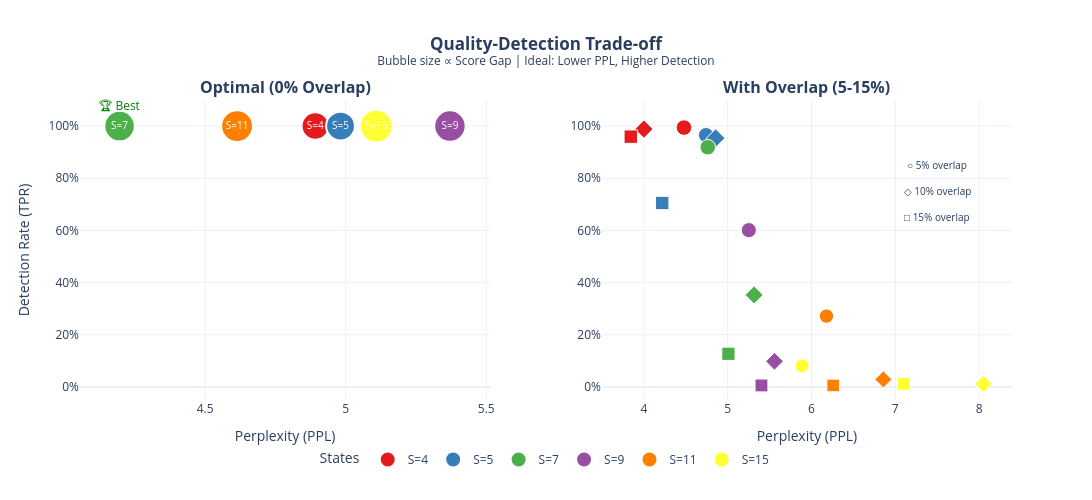

Notebook cell for this chart:
### Markdown cell above
## 5. Quality-Detection Trade-off

Comparing perplexity (text quality) vs detection rate across configurations.

### Code cell
# Create 2x1 subplot for cleaner PPL vs Detection Rate trade-off
from plotly.subplots import make_subplots

df_plot = df[df['num_states'] >= 4].copy()
df_plot['config_label'] = 'S=' + df_plot['num_states'].astype(str) + ', ρ=' + df_plot['overlap_pct']

# Split data: 0% overlap vs higher overlap
df_optimal = df_plot[df_plot['overlap'] == 0.0].copy()
df_degraded = df_plot[df_plot['overlap'] > 0.0].copy()

# Create 2x1 subplots
fig = make_subplots(
    rows=1, cols=2,
    subplot_titles=('<b>Optimal (0% Overlap)</b>', '<b>With Overlap (5-15%)</b>'),
    horizontal_spacing=0.12
)

# Color scale for states
colors = px.colors.qualitative.Set1
state_colors = {4: colors[0], 5: colors[1], 7: colors[2], 9: colors[3], 11: colors[4], 15: colors[5]}

# Left panel: 0% overlap configurations
for i, (_, row) in enumerate(df_optimal.iterrows()):
    s = int(row['num_states'])
    fig.add_trace(
        go.Scatter(
            x=[row['wm_ppl_avg']],
            y=[row['wm_tpr']],
            mode='markers+text',
            marker=dict(size=20 + row['gap']*15, color=state_colors[s], line=dict(width=2, color='white')),
            text=[f"S={s}"],
            textposition='middle center',
            textfont=dict(size=10, color='white'),
            name=f'S={s}',
            legendgroup=f'S={s}',
            showlegend=True,
            hovertemplate=f"<b>{row['config_label']}</b><br>PPL: {row['wm_ppl_avg']:.2f}<br>TPR: {row['wm_tpr']:.0%}<br>Gap: {row['gap']:.2f}<extra></extra>"
        ),
        row=1, col=1
    )

# Highlight optimal (S=7)
optimal = df_optimal[df_optimal['num_states'] == 7].iloc[0]
fig.add_annotation(
    x=optimal['wm_ppl_avg'],
    y=optimal['wm_tpr'] + 0.08,
    text="🏆 Best",
    showarrow=False,
    font=dict(size=12, color='green'),
    row=1, col=1
)

# Right panel: configurations with overlap
overlap_symbols = {'5%': 'circle', '10%': 'diamond', '15%': 'square'}
for _, row in df_degraded.iterrows():
    s = int(row['num_states'])
    fig.add_trace(
        go.Scatter(
            x=[row['wm_ppl_avg']],
            y=[row['wm_tpr']],
            mode='markers',
            marker=dict(
                size=12 + row['gap']*10,
                color=state_colors[s],
                symbol=overlap_symbols.get(row['overlap_pct'], 'circle'),
                line=dict(width=1, color='white')
            ),
            name=f'S={s}, ρ={row["overlap_pct"]}',
            legendgroup=f'S={s}',
            showlegend=False,
            hovertemplate=f"<b>{row['config_label']}</b><br>PPL: {row['wm_ppl_avg']:.2f}<br>TPR: {row['wm_tpr']:.0%}<br>Gap: {row['gap']:.2f}<extra></extra>"
        ),
        row=1, col=2
    )

# Add overlap legend annotations on right panel
fig.add_annotation(x=7.5, y=0.85, text="○ 5% overlap", showarrow=False, font=dict(size=10), row=1, col=2)
fig.add_annotation(x=7.5, y=0.75, text="◇ 10% overlap", showarrow=False, font=dict(size=10), row=1, col=2)
fig.add_annotation(x=7.5, y=0.65, text="□ 15% overlap", showarrow=False, font=dict(size=10), row=1, col=2)

# Update axes
fig.update_xaxes(title_text='Perplexity (PPL)', row=1, col=1)
fig.update_xaxes(title_text='Perplexity (PPL)', row=1, col=2)
fig.update_yaxes(title_text='Detection Rate (TPR)', tickformat=',.0%', range=[-0.05, 1.1], row=1, col=1)
fig.update_yaxes(tickformat=',.0%', range=[-0.05, 1.1], row=1, col=2)

fig.update_layout(
    title=dict(
        text='<b>Quality-Detection Trade-off</b><br><sup>Bubble size ∝ Score Gap | Ideal: Lower PPL, Higher Detection</sup>',
        x=0.5
    ),
    template='plotly_white',
    height=500,
    width=1100,
    legend=dict(
        title='States',
        orientation='h',
        yanchor='top',
        y=-0.15,
        xanchor='center',
        x=0.5
    ),
    margin=dict(b=100)
)

fig.write_image(f'{PICTURES_DIR}/ppl_detection_tradeoff.png', scale=2)
fig.show()

### Figure 1 — Plotly figure (JSON) as saved in the notebook; plotly's stock layout.template omitted (floating-point values rounded to 4 significant figures)
{"data": [{"hovertemplate": "<b>S=4, ρ=0%</b><br>PPL: 4.89<br>TPR: 100%<br>Gap: 0.50<extra></extra>", "legendgroup": "S=4", "marker": {"color": "rgb(228,26,28)", "line": {"color": "white", "width": 2}, "size": 27.5}, "mode": "markers+text", "name": "S=4", "showlegend": true, "text": ["S=4"], "textfont": {"color": "white", "size": 10}, "textposition": "middle center", "type": "scatter", "x": [4.892], "xaxis": "x", "y": [1], "yaxis": "y"}, {"hovertemplate": "<b>S=5, ρ=0%</b><br>PPL: 4.98<br>TPR: 100%<br>Gap: 0.59<extra></extra>", "legendgroup": "S=5", "marker": {"color": "rgb(55,126,184)", "line": {"color": "white", "width": 2}, "size": 28.84}, "mode": "markers+text", "name": "S=5", "showlegend": true, "text": ["S=5"], "textfont": {"color": "white", "size": 10}, "textposition": "middle center", "type": "scatter", "x": [4.982], "xaxis": "x", "y": [1], "yaxis": "y"}, {"hovertemplate": "<b>S=7, ρ=0%</b><br>PPL: 4.20<br>TPR: 100%<br>Gap: 0.70<extra></extra>", "legendgroup": "S=7", "marker": {"color": "rgb(77,175,74)", "line": {"color": "white", "width": 2}, "size": 30.51}, "mode": "markers+text", "name": "S=7", "showlegend": true, "text": ["S=7"], "textfont": {"color": "white", "size": 10}, "textposition": "middle center", "type": "scatter", "x": [4.196], "xaxis": "x", "y": [1], "yaxis": "y"}, {"hovertemplate": "<b>S=9, ρ=0%</b><br>PPL: 5.37<br>TPR: 100%<br>Gap: 0.76<extra></extra>", "legendgroup": "S=9", "marker": {"color": "rgb(152,78,163)", "line": {"color": "white", "width": 2}, "size": 31.44}, "mode": "markers+text", "name": "S=9", "showlegend": true, "text": ["S=9"], "textfont": {"color": "white", "size": 10}, "textposition": "middle center", "type": "scatter", "x": [5.371], "xaxis": "x", "y": [1], "yaxis": "y"}, {"hovertemplate": "<b>S=11, ρ=0%</b><br>PPL: 4.61<br>TPR: 100%<br>Gap: 0.79<extra></extra>", "legendgroup": "S=11", "marker": {"color": "rgb(255,127,0)", "line": {"color": "white", "width": 2}, "size": 31.86}, "mode": "markers+text", "name": "S=11", "showlegend": true, "text": ["S=11"], "textfont": {"color": "white", "size": 10}, "textposition": "middle center", "type": "scatter", "x": [4.614], "xaxis": "x", "y": [1], "yaxis": "y"}, {"hovertemplate": "<b>S=15, ρ=0%</b><br>PPL: 5.11<br>TPR: 100%<br>Gap: 0.85<extra></extra>", "legendgroup": "S=15", "marker": {"color": "rgb(255,255,51)", "line": {"color": "white", "width": 2}, "size": 32.75}, "mode": "markers+text", "name": "S=15", "showlegend": true, "text": ["S=15"], "textfont": {"color": "white", "size": 10}, "textposition": "middle center", "type": "scatter", "x": [5.109], "xaxis": "x", "y": [1], "yaxis": "y"}, {"hovertemplate": "<b>S=4, ρ=5%</b><br>PPL: 4.48<br>TPR: 99%<br>Gap: 0.35<extra></extra>", "legendgroup": "S=4", "marker": {"color": "rgb(228,26,28)", "line": {"color": "white", "width": 1}, "size": 15.53, "symbol": "circle"}, "mode": "markers", "name": "S=4, ρ=5%", "showlegend": false, "type": "scatter", "x": [4.478], "xaxis": "x2", "y": [0.9942], "yaxis": "y2"}, {"hovertemplate": "<b>S=4, ρ=10%</b><br>PPL: 4.00<br>TPR: 99%<br>Gap: 0.21<extra></extra>", "legendgroup": "S=4", "marker": {"color": "rgb(228,26,28)", "line": {"color": "white", "width": 1}, "size": 14.07, "symbol": "diamond"}, "mode": "markers", "name": "S=4, ρ=10%", "showlegend": false, "type": "scatter", "x": [3.999], "xaxis": "x2", "y": [0.9884], "yaxis": "y2"}, {"hovertemplate": "<b>S=4, ρ=15%</b><br>PPL: 3.84<br>TPR: 96%<br>Gap: 0.14<extra></extra>", "legendgroup": "S=4", "marker": {"color": "rgb(228,26,28)", "line": {"color": "white", "width": 1}, "size": 13.37, "symbol": "square"}, "mode": "markers", "name": "S=4, ρ=15%", "showlegend": false, "type": "scatter", "x": [3.843], "xaxis": "x2", "y": [0.9595], "yaxis": "y2"}, {"hovertemplate": "<b>S=5, ρ=5%</b><br>PPL: 4.74<br>TPR: 97%<br>Gap: 0.32<extra></extra>", "legendgroup": "S=5", "marker": {"color": "rgb(55,126,184)", "line": {"color": "white", "width": 1}, "size": 15.24, "symbol": "circle"}, "mode": "markers", "name": "S=5, ρ=5%", "showlegend": false, "type": "scatter", "x": [4.741], "xaxis": "x2", "y": [0.9653], "yaxis": "y2"}, {"hovertemplate": "<b>S=5, ρ=10%</b><br>PPL: 4.86<br>TPR: 95%<br>Gap: 0.24<extra></extra>", "legendgroup": "S=5", "marker": {"color": "rgb(55,126,184)", "line": {"color": "white", "width": 1}, "size": 14.37, "symbol": "diamond"}, "mode": "markers", "name": "S=5, ρ=10%", "showlegend": false, "type": "scatter", "x": [4.856], "xaxis": "x2", "y": [0.9538], "yaxis": "y2"}, {"hovertemplate": "<b>S=5, ρ=15%</b><br>PPL: 4.22<br>TPR: 71%<br>Gap: 0.14<extra></extra>", "legendgroup": "S=5", "marker": {"color": "rgb(55,126,184)", "line": {"color": "white", "width": 1}, "size": 13.4, "symbol": "square"}, "mode": "markers", "name": "S=5, ρ=15%", "showlegend": false, "type": "scatter", "x": [4.218], "xaxis": "x2", "y": [0.7052], "yaxis": "y2"}, {"hovertemplate": "<b>S=7, ρ=5%</b><br>PPL: 4.76<br>TPR: 92%<br>Gap: 0.35<extra></extra>", "legendgroup": "S=7", "marker": {"color": "rgb(77,175,74)", "line": {"color": "white", "width": 1}, "size": 15.53, "symbol": "circle"}, "mode": "markers", "name": "S=7, ρ=5%", "showlegend": false, "type": "scatter", "x": [4.762], "xaxis": "x2", "y": [0.9191], "yaxis": "y2"}, {"hovertemplate": "<b>S=7, ρ=10%</b><br>PPL: 5.32<br>TPR: 35%<br>Gap: 0.19<extra></extra>", "legendgroup": "S=7", "marker": {"color": "rgb(77,175,74)", "line": {"color": "white", "width": 1}, "size": 13.87, "symbol": "diamond"}, "mode": "markers", "name": "S=7, ρ=10%", "showlegend": false, "type": "scatter", "x": [5.315], "xaxis": "x2", "y": [0.3526], "yaxis": "y2"}, {"hovertemplate": "<b>S=7, ρ=15%</b><br>PPL: 5.01<br>TPR: 13%<br>Gap: 0.12<extra></extra>", "legendgroup": "S=7", "marker": {"color": "rgb(77,175,74)", "line": {"color": "white", "width": 1}, "size": 13.24, "symbol": "square"}, "mode": "markers", "name": "S=7, ρ=15%", "showlegend": false, "type": "scatter", "x": [5.008], "xaxis": "x2", "y": [0.1272], "yaxis": "y2"}, {"hovertemplate": "<b>S=9, ρ=5%</b><br>PPL: 5.25<br>TPR: 60%<br>Gap: 0.31<extra></extra>", "legendgroup": "S=9", "marker": {"color": "rgb(152,78,163)", "line": {"color": "white", "width": 1}, "size": 15.1, "symbol": "circle"}, "mode": "markers", "name": "S=9, ρ=5%", "showlegend": false, "type": "scatter", "x": [5.252], "xaxis": "x2", "y": [0.6012], "yaxis": "y2"}, {"hovertemplate": "<b>S=9, ρ=10%</b><br>PPL: 5.56<br>TPR: 10%<br>Gap: 0.16<extra></extra>", "legendgroup": "S=9", "marker": {"color": "rgb(152,78,163)", "line": {"color": "white", "width": 1}, "size": 13.58, "symbol": "diamond"}, "mode": "markers", "name": "S=9, ρ=10%", "showlegend": false, "type": "scatter", "x": [5.558], "xaxis": "x2", "y": [0.09827], "yaxis": "y2"}, {"hovertemplate": "<b>S=9, ρ=15%</b><br>PPL: 5.40<br>TPR: 1%<br>Gap: 0.09<extra></extra>", "legendgroup": "S=9", "marker": {"color": "rgb(152,78,163)", "line": {"color": "white", "width": 1}, "size": 12.86, "symbol": "square"}, "mode": "markers", "name": "S=9, ρ=15%", "showlegend": false, "type": "scatter", "x": [5.403], "xaxis": "x2", "y": [0.00578], "yaxis": "y2"}, {"hovertemplate": "<b>S=11, ρ=5%</b><br>PPL: 6.18<br>TPR: 27%<br>Gap: 0.23<extra></extra>", "legendgroup": "S=11", "marker": {"color": "rgb(255,127,0)", "line": {"color": "white", "width": 1}, "size": 14.34, "symbol": "circle"}, "mode": "markers", "name": "S=11, ρ=5%", "showlegend": false, "type": "scatter", "x": [6.178], "xaxis": "x2", "y": [0.2717], "yaxis": "y2"}, {"hovertemplate": "<b>S=11, ρ=10%</b><br>PPL: 6.86<br>TPR: 3%<br>Gap: 0.12<extra></extra>", "legendgroup": "S=11", "marker": {"color": "rgb(255,127,0)", "line": {"color": "white", "width": 1}, "size": 13.18, "symbol": "diamond"}, "mode": "markers", "name": "S=11, ρ=10%", "showlegend": false, "type": "scatter", "x": [6.858], "xaxis": "x2", "y": [0.0289], "yaxis": "y2"}, {"hovertemplate": "<b>S=11, ρ=15%</b><br>PPL: 6.26<br>TPR: 1%<br>Gap: 0.06<extra></extra>", "legendgroup": "S=11", "marker": {"color": "rgb(255,127,0)", "line": {"color": "white", "width": 1}, "size": 12.58, "symbol": "square"}, "mode": "markers", "name": "S=11, ρ=15%", "showlegend": false, "type": "scatter", "x": [6.258], "xaxis": "x2", "y": [0.00578], "yaxis": "y2"}, {"hovertemplate": "<b>S=15, ρ=5%</b><br>PPL: 5.89<br>TPR: 8%<br>Gap: 0.21<extra></extra>", "legendgroup": "S=15", "marker": {"color": "rgb(255,255,51)", "line": {"color": "white", "width": 1}, "size": 14.09, "symbol": "circle"}, "mode": "markers", "name": "S=15, ρ=5%", "showlegend": false, "type": "scatter", "x": [5.887], "xaxis": "x2", "y": [0.08092], "yaxis": "y2"}, {"hovertemplate": "<b>S=15, ρ=10%</b><br>PPL: 8.05<br>TPR: 1%<br>Gap: 0.12<extra></extra>", "legendgroup": "S=15", "marker": {"color": "rgb(255,255,51)", "line": {"color": "white", "width": 1}, "size": 13.2, "symbol": "diamond"}, "mode": "markers", "name": "S=15, ρ=10%", "showlegend": false, "type": "scatter", "x": [8.05], "xaxis": "x2", "y": [0.01156], "yaxis": "y2"}, {"hovertemplate": "<b>S=15, ρ=15%</b><br>PPL: 7.10<br>TPR: 1%<br>Gap: 0.07<extra></extra>", "legendgroup": "S=15", "marker": {"color": "rgb(255,255,51)", "line": {"color": "white", "width": 1}, "size": 12.65, "symbol": "square"}, "mode": "markers", "name": "S=15, ρ=15%", "showlegend": false, "type": "scatter", "x": [7.1], "xaxis": "x2", "y": [0.01156], "yaxis": "y2"}], "layout": {"annotations": [{"font": {"size": 16}, "showarrow": false, "text": "<b>Optimal (0% Overlap)</b>", "x": 0.22, "xanchor": "center", "xref": "paper", "y": 1, "yanchor": "bottom", "yref": "paper"}, {"font": {"size": 16}, "showarrow": false, "text": "<b>With Overlap (5-15%)</b>", "x": 0.78, "xanchor": "center", "xref": "paper", "y": 1, "yanchor": "bottom", "yref": "paper"}, {"font": {"color": "green", "size": 12}, "showarrow": false, "text": "🏆 Best", "x": 4.196, "xref": "x", "y": 1.08, "yref": "y"}, {"font": {"size": 10}, "showarrow": false, "text": "○ 5% overlap", "x": 7.5, "xref": "x2", "y": 0.85, "yref": "y2"}, {"font": {"size": 10}, "showarrow": false, "text": "◇ 10% overlap", "x": 7.5, "xref": "x2", "y": 0.75, "yref": "y2"}, {"font": {"size": 10}, "showarrow": false, "text": "□ 15% overlap", "x": 7.5, "xref": "x2", "y": 0.65, "yref": "y2"}], "height": 500, "legend": {"orientation": "h", "title": {"text": "States"}, "x": 0.5, "xanchor": "center", "y": -0.15, "yanchor": "top"}, "margin": {"b": 100}, "title": {"text": "<b>Quality-Detection Trade-off</b><br><sup>Bubble size ∝ Score Gap | Ideal: Lower PPL, Higher Detection</sup>", "x": 0.5}, "width": 1100, "xaxis": {"anchor": "y", "domain": [0, 0.44], "title": {"text": "Perplexity (PPL)"}}, "xaxis2": {"anchor": "y2", "domain": [0.56, 1], "title": {"text": "Perplexity (PPL)"}}, "yaxis": {"anchor": "x", "domain": [0, 1], "range": [-0.05, 1.1], "tickformat": ",.0%", "title": {"text": "Detection Rate (TPR)"}}, "yaxis2": {"anchor": "x2", "domain": [0, 1], "range": [-0.05, 1.1], "tickformat": ",.0%"}}}
